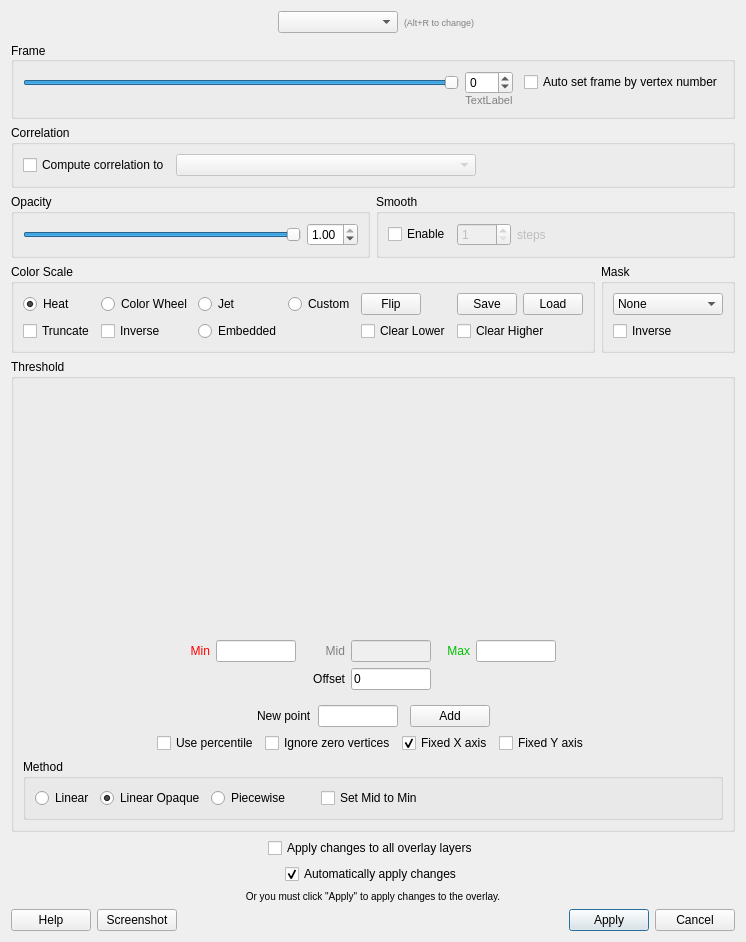
 <widget class="QWidget" name="WindowConfigureOverlay">
  <property name="geometry">
   <rect>
    <x>0</x>
    <y>0</y>
    <width>730</width>
    <height>942</height>
   </rect>
  </property>
  <property name="windowTitle">
   <string>Configure Overlay</string>
  </property>
  <layout class="QVBoxLayout" name="verticalLayout_2">
   <item>
    <widget class="QWidget" name="widgetOverlayList" native="true">
     <layout class="QHBoxLayout" name="layoutOverlayList">
      <property name="leftMargin">
       <number>0</number>
      </property>
      <property name="topMargin">
       <number>0</number>
      </property>
      <property name="rightMargin">
       <number>0</number>
      </property>
      <property name="bottomMargin">
       <number>3</number>
      </property>
      <item>
       <widget class="QWidget" name="widgetOverlayList_2" native="true">
        <layout class="QHBoxLayout" name="horizontalLayout_11">
         <property name="leftMargin">
          <number>0</number>
         </property>
         <property name="topMargin">
          <number>0</number>
         </property>
         <property name="rightMargin">
          <number>0</number>
         </property>
         <property name="bottomMargin">
          <number>3</number>
         </property>
         <item>
          <spacer name="horizontalSpacer_20">
           <property name="orientation">
            <enum>Qt::Horizontal</enum>
           </property>
           <property name="sizeHint" stdset="0">
            <size>
             <width>40</width>
             <height>5</height>
            </size>
           </property>
          </spacer>
         </item>
        </layout>
       </widget>
      </item>
      <item>
       <widget class="QComboBox" name="comboBoxOverlayList">
        <property name="minimumSize">
         <size>
          <width>120</width>
          <height>0</height>
         </size>
        </property>
       </widget>
      </item>
      <item>
       <widget class="QLabel" name="labelShortCut">
        <property name="styleSheet">
         <string notr="true">font-size:9px;color:gray;</string>
        </property>
        <property name="text">
         <string>(Alt+R to change)</string>
        </property>
       </widget>
      </item>
      <item>
       <spacer name="horizontalSpacer_19">
        <property name="orientation">
         <enum>Qt::Horizontal</enum>
        </property>
        <property name="sizeHint" stdset="0">
         <size>
          <width>40</width>
          <height>5</height>
         </size>
        </property>
       </spacer>
      </item>
     </layout>
    </widget>
   </item>
   <item>
    <layout class="QGridLayout" name="gridLayout_2" columnminimumwidth="0,0">
     <property name="leftMargin">
      <number>0</number>
     </property>
     <property name="topMargin">
      <number>0</number>
     </property>
     <item row="3" column="0">
      <widget class="QGroupBox" name="groupBox">
       <property name="title">
        <string>Opacity</string>
       </property>
       <layout class="QHBoxLayout" name="horizontalLayout">
        <item>
         <widget class="QSlider" name="sliderOpacity">
          <property name="maximum">
           <number>100</number>
          </property>
          <property name="value">
           <number>100</number>
          </property>
          <property name="orientation">
           <enum>Qt::Horizontal</enum>
          </property>
         </widget>
        </item>
        <item>
         <widget class="QDoubleSpinBox" name="doubleSpinBoxOpacity">
          <property name="maximum">
           <double>1.000000000000000</double>
          </property>
          <property name="singleStep">
           <double>0.050000000000000</double>
          </property>
          <property name="value">
           <double>1.000000000000000</double>
          </property>
         </widget>
        </item>
       </layout>
      </widget>
     </item>
     <item row="3" column="1">
      <widget class="QGroupBox" name="groupBox_5">
       <property name="title">
        <string>Smooth</string>
       </property>
       <layout class="QHBoxLayout" name="horizontalLayout_5">
        <item>
         <widget class="QCheckBox" name="checkBoxEnableSmooth">
          <property name="text">
           <string>Enable</string>
          </property>
         </widget>
        </item>
        <item>
         <widget class="QSpinBox" name="spinBoxSmoothSteps">
          <property name="enabled">
           <bool>false</bool>
          </property>
          <property name="minimum">
           <number>1</number>
          </property>
          <property name="maximum">
           <number>9999</number>
          </property>
         </widget>
        </item>
        <item>
         <widget class="QLabel" name="label_2">
          <property name="enabled">
           <bool>false</bool>
          </property>
          <property name="text">
           <string>steps</string>
          </property>
         </widget>
        </item>
        <item>
         <spacer name="horizontalSpacer">
          <property name="orientation">
           <enum>Qt::Horizontal</enum>
          </property>
          <property name="sizeHint" stdset="0">
           <size>
            <width>40</width>
            <height>20</height>
           </size>
          </property>
         </spacer>
        </item>
       </layout>
      </widget>
     </item>
     <item row="1" column="0" colspan="2">
      <widget class="QGroupBox" name="groupBoxCorrelation">
       <property name="title">
        <string>Correlation</string>
       </property>
       <layout class="QHBoxLayout" name="horizontalLayout_4">
        <item>
         <widget class="QCheckBox" name="checkBoxComputeCorrelation">
          <property name="text">
           <string>Compute correlation to</string>
          </property>
         </widget>
        </item>
        <item>
         <widget class="QComboBox" name="comboBoxVolumes">
          <property name="enabled">
           <bool>false</bool>
          </property>
          <property name="sizePolicy">
           <sizepolicy hsizetype="Preferred" vsizetype="Fixed">
            <horstretch>1</horstretch>
            <verstretch>0</verstretch>
           </sizepolicy>
          </property>
          <property name="minimumSize">
           <size>
            <width>200</width>
            <height>0</height>
           </size>
          </property>
          <property name="maximumSize">
           <size>
            <width>300</width>
            <height>1677777</height>
           </size>
          </property>
         </widget>
        </item>
        <item>
         <spacer name="horizontalSpacer_13">
          <property name="orientation">
           <enum>Qt::Horizontal</enum>
          </property>
          <property name="sizeHint" stdset="0">
           <size>
            <width>0</width>
            <height>0</height>
           </size>
          </property>
         </spacer>
        </item>
       </layout>
      </widget>
     </item>
     <item row="0" column="0" colspan="2">
      <widget class="QGroupBox" name="groupBoxFrame">
       <property name="title">
        <string>Frame</string>
       </property>
       <property name="alignment">
        <set>Qt::AlignLeading|Qt::AlignLeft|Qt::AlignVCenter</set>
       </property>
       <layout class="QGridLayout" name="gridLayout_3">
        <property name="verticalSpacing">
         <number>0</number>
        </property>
        <item row="0" column="0">
         <widget class="QSlider" name="sliderFrame">
          <property name="maximum">
           <number>100</number>
          </property>
          <property name="value">
           <number>100</number>
          </property>
          <property name="orientation">
           <enum>Qt::Horizontal</enum>
          </property>
         </widget>
        </item>
        <item row="0" column="1">
         <widget class="QSpinBox" name="spinBoxFrame">
          <property name="wrapping">
           <bool>true</bool>
          </property>
         </widget>
        </item>
        <item row="0" column="4">
         <widget class="QCheckBox" name="checkBoxAutoFrame">
          <property name="text">
           <string>Auto set frame by vertex number</string>
          </property>
         </widget>
        </item>
        <item row="0" column="3">
         <spacer name="horizontalSpacer_12">
          <property name="orientation">
           <enum>Qt::Horizontal</enum>
          </property>
          <property name="sizeType">
           <enum>QSizePolicy::Fixed</enum>
          </property>
          <property name="sizeHint" stdset="0">
           <size>
            <width>5</width>
            <height>5</height>
           </size>
          </property>
         </spacer>
        </item>
        <item row="1" column="1">
         <widget class="QLabel" name="labelFrameRange">
          <property name="styleSheet">
           <string notr="true">font-size: 8pt;
color: gray;</string>
          </property>
          <property name="text">
           <string>TextLabel</string>
          </property>
          <property name="scaledContents">
           <bool>true</bool>
          </property>
          <property name="alignment">
           <set>Qt::AlignHCenter|Qt::AlignTop</set>
          </property>
         </widget>
        </item>
       </layout>
      </widget>
     </item>
    </layout>
   </item>
   <item>
    <layout class="QHBoxLayout" name="horizontalLayout_2">
     <property name="topMargin">
      <number>0</number>
     </property>
     <item>
      <widget class="QGroupBox" name="groupBox_2">
       <property name="title">
        <string>Color Scale</string>
       </property>
       <layout class="QGridLayout" name="gridLayout">
        <item row="0" column="7">
         <widget class="QPushButton" name="pushButtonLoadCustom">
          <property name="minimumSize">
           <size>
            <width>0</width>
            <height>0</height>
           </size>
          </property>
          <property name="maximumSize">
           <size>
            <width>60</width>
            <height>16777215</height>
           </size>
          </property>
          <property name="text">
           <string>Load</string>
          </property>
         </widget>
        </item>
        <item row="0" column="1">
         <widget class="QRadioButton" name="radioButtonColorWheel">
          <property name="text">
           <string>Color Wheel</string>
          </property>
         </widget>
        </item>
        <item row="0" column="6">
         <widget class="QPushButton" name="pushButtonSaveCustom">
          <property name="minimumSize">
           <size>
            <width>0</width>
            <height>0</height>
           </size>
          </property>
          <property name="maximumSize">
           <size>
            <width>60</width>
            <height>16777215</height>
           </size>
          </property>
          <property name="text">
           <string>Save</string>
          </property>
         </widget>
        </item>
        <item row="2" column="1">
         <widget class="QCheckBox" name="checkBoxInverse">
          <property name="text">
           <string>Inverse</string>
          </property>
         </widget>
        </item>
        <item row="0" column="3">
         <widget class="QRadioButton" name="radioButtonCustom">
          <property name="text">
           <string>Custom</string>
          </property>
         </widget>
        </item>
        <item row="2" column="0">
         <widget class="QCheckBox" name="checkBoxTruncate">
          <property name="text">
           <string>Truncate</string>
          </property>
         </widget>
        </item>
        <item row="0" column="0">
         <widget class="QRadioButton" name="radioButtonHeat">
          <property name="text">
           <string>Heat</string>
          </property>
          <property name="checked">
           <bool>true</bool>
          </property>
         </widget>
        </item>
        <item row="0" column="5">
         <widget class="QPushButton" name="pushButtonFlip">
          <property name="maximumSize">
           <size>
            <width>60</width>
            <height>16777215</height>
           </size>
          </property>
          <property name="text">
           <string>Flip</string>
          </property>
         </widget>
        </item>
        <item row="2" column="5">
         <widget class="QCheckBox" name="checkBoxClearLower">
          <property name="text">
           <string>Clear Lower</string>
          </property>
         </widget>
        </item>
        <item row="2" column="6" colspan="2">
         <widget class="QCheckBox" name="checkBoxClearHigher">
          <property name="text">
           <string>Clear Higher</string>
          </property>
         </widget>
        </item>
        <item row="0" column="2">
         <widget class="QRadioButton" name="radioButtonJet">
          <property name="text">
           <string>Jet</string>
          </property>
         </widget>
        </item>
        <item row="2" column="2">
         <widget class="QRadioButton" name="radioButtonEmbedded">
          <property name="text">
           <string>Embedded</string>
          </property>
         </widget>
        </item>
       </layout>
      </widget>
     </item>
     <item>
      <widget class="QGroupBox" name="groupBox_6">
       <property name="title">
        <string>Mask</string>
       </property>
       <layout class="QVBoxLayout" name="verticalLayout_3">
        <item>
         <widget class="QComboBox" name="comboBoxMask">
          <property name="minimumSize">
           <size>
            <width>110</width>
            <height>0</height>
           </size>
          </property>
          <item>
           <property name="text">
            <string>None</string>
           </property>
          </item>
         </widget>
        </item>
        <item>
         <widget class="QCheckBox" name="checkBoxMaskInverse">
          <property name="text">
           <string>Inverse</string>
          </property>
         </widget>
        </item>
       </layout>
      </widget>
     </item>
    </layout>
   </item>
   <item>
    <widget class="QGroupBox" name="groupBoxThreshold">
     <property name="sizePolicy">
      <sizepolicy hsizetype="Preferred" vsizetype="Preferred">
       <horstretch>0</horstretch>
       <verstretch>1</verstretch>
      </sizepolicy>
     </property>
     <property name="title">
      <string>Threshold</string>
     </property>
     <layout class="QVBoxLayout" name="verticalLayout">
      <item>
       <widget class="WidgetHistogram" name="widgetHistogram" native="true">
        <property name="sizePolicy">
         <sizepolicy hsizetype="Preferred" vsizetype="Preferred">
          <horstretch>0</horstretch>
          <verstretch>1</verstretch>
         </sizepolicy>
        </property>
        <property name="minimumSize">
         <size>
          <width>0</width>
          <height>80</height>
         </size>
        </property>
       </widget>
      </item>
      <item>
       <widget class="QWidget" name="widgetHolderThreshold" native="true">
        <layout class="QGridLayout" name="gridLayout_4">
         <item row="0" column="3">
          <spacer name="horizontalSpacer_4">
           <property name="orientation">
            <enum>Qt::Horizontal</enum>
           </property>
           <property name="sizeType">
            <enum>QSizePolicy::Fixed</enum>
           </property>
           <property name="sizeHint" stdset="0">
            <size>
             <width>10</width>
             <height>0</height>
            </size>
           </property>
          </spacer>
         </item>
         <item row="0" column="0">
          <spacer name="horizontalSpacer_2">
           <property name="orientation">
            <enum>Qt::Horizontal</enum>
           </property>
           <property name="sizeHint" stdset="0">
            <size>
             <width>0</width>
             <height>0</height>
            </size>
           </property>
          </spacer>
         </item>
         <item row="0" column="4">
          <widget class="QLabel" name="labelMid">
           <property name="enabled">
            <bool>false</bool>
           </property>
           <property name="styleSheet">
            <string notr="true">#labelMid {color:rgb(80,80,255);} 
#labelMid:disabled {color: gray;}</string>
           </property>
           <property name="text">
            <string>Mid</string>
           </property>
           <property name="alignment">
            <set>Qt::AlignRight|Qt::AlignTrailing|Qt::AlignVCenter</set>
           </property>
          </widget>
         </item>
         <item row="0" column="9">
          <widget class="QLineEdit" name="lineEditMax">
           <property name="maximumSize">
            <size>
             <width>80</width>
             <height>16777215</height>
            </size>
           </property>
           <property name="styleSheet">
            <string notr="true">color:rgb(0,190,0);</string>
           </property>
          </widget>
         </item>
         <item row="0" column="10">
          <spacer name="horizontalSpacer_3">
           <property name="orientation">
            <enum>Qt::Horizontal</enum>
           </property>
           <property name="sizeHint" stdset="0">
            <size>
             <width>0</width>
             <height>0</height>
            </size>
           </property>
          </spacer>
         </item>
         <item row="0" column="1">
          <widget class="QLabel" name="labelMin">
           <property name="styleSheet">
            <string notr="true">color:red;</string>
           </property>
           <property name="text">
            <string>Min</string>
           </property>
           <property name="alignment">
            <set>Qt::AlignRight|Qt::AlignTrailing|Qt::AlignVCenter</set>
           </property>
          </widget>
         </item>
         <item row="0" column="7">
          <spacer name="horizontalSpacer_5">
           <property name="orientation">
            <enum>Qt::Horizontal</enum>
           </property>
           <property name="sizeType">
            <enum>QSizePolicy::Fixed</enum>
           </property>
           <property name="sizeHint" stdset="0">
            <size>
             <width>10</width>
             <height>0</height>
            </size>
           </property>
          </spacer>
         </item>
         <item row="0" column="8">
          <widget class="QLabel" name="labelMax">
           <property name="styleSheet">
            <string notr="true">color:rgb(0,190,0);</string>
           </property>
           <property name="text">
            <string>Max</string>
           </property>
           <property name="alignment">
            <set>Qt::AlignRight|Qt::AlignTrailing|Qt::AlignVCenter</set>
           </property>
          </widget>
         </item>
         <item row="0" column="5">
          <widget class="QLineEdit" name="lineEditMid">
           <property name="enabled">
            <bool>false</bool>
           </property>
           <property name="maximumSize">
            <size>
             <width>80</width>
             <height>16777215</height>
            </size>
           </property>
           <property name="styleSheet">
            <string notr="true">#lineEditMid {color:rgb(80,80,255);} 
#lineEditMid:disabled {color: gray;}</string>
           </property>
          </widget>
         </item>
         <item row="1" column="5">
          <widget class="QLineEdit" name="lineEditOffset">
           <property name="enabled">
            <bool>true</bool>
           </property>
           <property name="maximumSize">
            <size>
             <width>80</width>
             <height>16777215</height>
            </size>
           </property>
           <property name="styleSheet">
            <string notr="true"/>
           </property>
           <property name="text">
            <string>0</string>
           </property>
          </widget>
         </item>
         <item row="1" column="4">
          <widget class="QLabel" name="labelOffset">
           <property name="enabled">
            <bool>true</bool>
           </property>
           <property name="styleSheet">
            <string notr="true"/>
           </property>
           <property name="text">
            <string>Offset</string>
           </property>
           <property name="alignment">
            <set>Qt::AlignRight|Qt::AlignTrailing|Qt::AlignVCenter</set>
           </property>
          </widget>
         </item>
         <item row="0" column="2">
          <widget class="QLineEdit" name="lineEditMin">
           <property name="maximumSize">
            <size>
             <width>80</width>
             <height>16777215</height>
            </size>
           </property>
           <property name="styleSheet">
            <string notr="true">color:red;</string>
           </property>
          </widget>
         </item>
        </layout>
       </widget>
      </item>
      <item>
       <widget class="QWidget" name="widgetHolderAddPoint" native="true">
        <layout class="QHBoxLayout" name="horizontalLayout_6">
         <property name="leftMargin">
          <number>0</number>
         </property>
         <property name="topMargin">
          <number>0</number>
         </property>
         <property name="rightMargin">
          <number>0</number>
         </property>
         <property name="bottomMargin">
          <number>0</number>
         </property>
         <item>
          <spacer name="horizontalSpacer_8">
           <property name="orientation">
            <enum>Qt::Horizontal</enum>
           </property>
           <property name="sizeHint" stdset="0">
            <size>
             <width>0</width>
             <height>0</height>
            </size>
           </property>
          </spacer>
         </item>
         <item>
          <widget class="QLabel" name="label">
           <property name="text">
            <string>New point</string>
           </property>
          </widget>
         </item>
         <item>
          <widget class="QLineEdit" name="lineEditNewPoint">
           <property name="maximumSize">
            <size>
             <width>80</width>
             <height>16777215</height>
            </size>
           </property>
          </widget>
         </item>
         <item>
          <widget class="QtColorPicker" name="widgetColorPicker" native="true"/>
         </item>
         <item>
          <widget class="QPushButton" name="pushButtonAdd">
           <property name="text">
            <string>Add</string>
           </property>
          </widget>
         </item>
         <item>
          <spacer name="horizontalSpacer_6">
           <property name="orientation">
            <enum>Qt::Horizontal</enum>
           </property>
           <property name="sizeHint" stdset="0">
            <size>
             <width>86</width>
             <height>0</height>
            </size>
           </property>
          </spacer>
         </item>
        </layout>
       </widget>
      </item>
      <item>
       <layout class="QHBoxLayout" name="horizontalLayout_8">
        <item>
         <spacer name="horizontalSpacer_14">
          <property name="orientation">
           <enum>Qt::Horizontal</enum>
          </property>
          <property name="sizeHint" stdset="0">
           <size>
            <width>5</width>
            <height>5</height>
           </size>
          </property>
         </spacer>
        </item>
        <item>
         <widget class="QCheckBox" name="checkBoxUsePercentile">
          <property name="text">
           <string>Use percentile</string>
          </property>
         </widget>
        </item>
        <item>
         <widget class="QCheckBox" name="checkBoxUseNonZeroVertices">
          <property name="text">
           <string>Ignore zero vertices</string>
          </property>
         </widget>
        </item>
        <item>
         <widget class="QCheckBox" name="checkBoxFixedXAxis">
          <property name="text">
           <string>Fixed X axis</string>
          </property>
          <property name="checked">
           <bool>true</bool>
          </property>
         </widget>
        </item>
        <item>
         <widget class="QCheckBox" name="checkBoxFixedYAxis">
          <property name="text">
           <string>Fixed Y axis</string>
          </property>
          <property name="checked">
           <bool>false</bool>
          </property>
         </widget>
        </item>
        <item>
         <spacer name="horizontalSpacer_15">
          <property name="orientation">
           <enum>Qt::Horizontal</enum>
          </property>
          <property name="sizeHint" stdset="0">
           <size>
            <width>5</width>
            <height>5</height>
           </size>
          </property>
         </spacer>
        </item>
       </layout>
      </item>
      <item>
       <widget class="QGroupBox" name="groupBox_4">
        <property name="title">
         <string>Method</string>
        </property>
        <layout class="QHBoxLayout" name="horizontalLayout_3" stretch="0,0,0,0,0,0">
         <item>
          <widget class="QRadioButton" name="radioButtonLinear">
           <property name="text">
            <string>Linear</string>
           </property>
          </widget>
         </item>
         <item>
          <widget class="QRadioButton" name="radioButtonLinearOpaque">
           <property name="text">
            <string>Linear Opaque</string>
           </property>
           <property name="checked">
            <bool>true</bool>
           </property>
          </widget>
         </item>
         <item>
          <widget class="QRadioButton" name="radioButtonPiecewise">
           <property name="text">
            <string>Piecewise</string>
           </property>
          </widget>
         </item>
         <item>
          <spacer name="horizontalSpacer_10">
           <property name="orientation">
            <enum>Qt::Horizontal</enum>
           </property>
           <property name="sizeType">
            <enum>QSizePolicy::Fixed</enum>
           </property>
           <property name="sizeHint" stdset="0">
            <size>
             <width>25</width>
             <height>20</height>
            </size>
           </property>
          </spacer>
         </item>
         <item>
          <widget class="QCheckBox" name="checkBoxMidToMin">
           <property name="text">
            <string>Set Mid to Min</string>
           </property>
          </widget>
         </item>
         <item>
          <spacer name="horizontalSpacer_9">
           <property name="orientation">
            <enum>Qt::Horizontal</enum>
           </property>
           <property name="sizeHint" stdset="0">
            <size>
             <width>40</width>
             <height>20</height>
            </size>
           </property>
          </spacer>
         </item>
        </layout>
       </widget>
      </item>
     </layout>
    </widget>
   </item>
   <item>
    <layout class="QHBoxLayout" name="horizontalLayout_9">
     <property name="topMargin">
      <number>0</number>
     </property>
     <item>
      <spacer name="horizontalSpacer_16">
       <property name="orientation">
        <enum>Qt::Horizontal</enum>
       </property>
       <property name="sizeHint" stdset="0">
        <size>
         <width>5</width>
         <height>5</height>
        </size>
       </property>
      </spacer>
     </item>
     <item>
      <widget class="QCheckBox" name="checkBoxApplyToAll">
       <property name="text">
        <string>Apply changes to all overlay layers</string>
       </property>
       <property name="checked">
        <bool>false</bool>
       </property>
      </widget>
     </item>
     <item>
      <spacer name="horizontalSpacer_17">
       <property name="orientation">
        <enum>Qt::Horizontal</enum>
       </property>
       <property name="sizeHint" stdset="0">
        <size>
         <width>5</width>
         <height>5</height>
        </size>
       </property>
      </spacer>
     </item>
    </layout>
   </item>
   <item>
    <layout class="QHBoxLayout" name="horizontalLayout_7">
     <property name="topMargin">
      <number>0</number>
     </property>
     <item>
      <spacer name="horizontalSpacer_11">
       <property name="orientation">
        <enum>Qt::Horizontal</enum>
       </property>
       <property name="sizeHint" stdset="0">
        <size>
         <width>5</width>
         <height>5</height>
        </size>
       </property>
      </spacer>
     </item>
     <item>
      <widget class="QCheckBox" name="checkBoxAutoApply">
       <property name="text">
        <string>Automatically apply changes</string>
       </property>
       <property name="checked">
        <bool>true</bool>
       </property>
      </widget>
     </item>
     <item>
      <spacer name="horizontalSpacer_7">
       <property name="orientation">
        <enum>Qt::Horizontal</enum>
       </property>
       <property name="sizeHint" stdset="0">
        <size>
         <width>5</width>
         <height>5</height>
        </size>
       </property>
      </spacer>
     </item>
    </layout>
   </item>
   <item>
    <widget class="QLabel" name="label_4">
     <property name="styleSheet">
      <string notr="true">font-size: 10px;</string>
     </property>
     <property name="text">
      <string>Or you must click &quot;Apply&quot; to apply changes to the overlay.</string>
     </property>
     <property name="alignment">
      <set>Qt::AlignCenter</set>
     </property>
    </widget>
   </item>
   <item>
    <layout class="QHBoxLayout" name="horizontalLayout_10">
     <property name="bottomMargin">
      <number>0</number>
     </property>
     <item>
      <widget class="QPushButton" name="pushButtonHelp">
       <property name="text">
        <string>Help</string>
       </property>
      </widget>
     </item>
     <item>
      <widget class="QPushButton" name="pushButtonScreenshot">
       <property name="text">
        <string>Screenshot</string>
       </property>
      </widget>
     </item>
     <item>
      <spacer name="horizontalSpacer_18">
       <property name="orientation">
        <enum>Qt::Horizontal</enum>
       </property>
       <property name="sizeHint" stdset="0">
        <size>
         <width>40</width>
         <height>20</height>
        </size>
       </property>
      </spacer>
     </item>
     <item>
      <widget class="QPushButton" name="pushButtonApply">
       <property name="text">
        <string>Apply</string>
       </property>
       <property name="autoDefault">
        <bool>true</bool>
       </property>
       <property name="default">
        <bool>true</bool>
       </property>
      </widget>
     </item>
     <item>
      <widget class="QPushButton" name="pushButtonCancel">
       <property name="text">
        <string>Cancel</string>
       </property>
      </widget>
     </item>
    </layout>
   </item>
  </layout>
 </widget>
